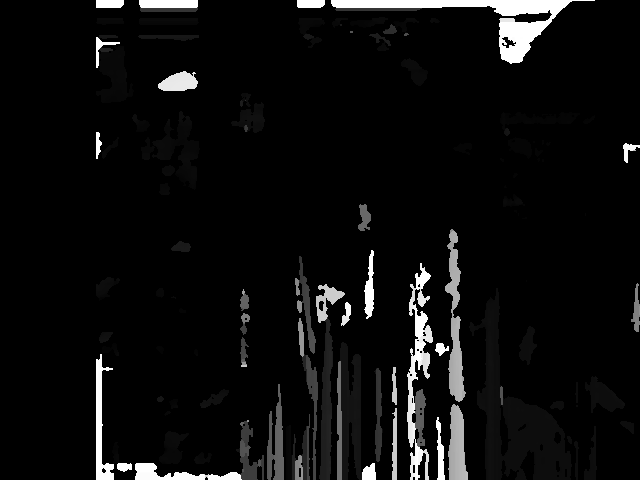
#> input picture disparity_test2.png, 640 x 480 px
$ python kmeans_depth.py
#> lines starting #> are read from the running program, lines starting #| are printed output that depends on the picture
import cv2
import numpy as np

# Load disparity image
img = cv2.imread("disparity_test2.png", cv2.IMREAD_GRAYSCALE)
#> img is the input picture: shape (480, 640); min 0, max 255, mean 13.5

# Convert to float
Z = img.reshape((-1,1))
Z = np.float32(Z)

# K-means parameters
K = 3
criteria = (cv2.TERM_CRITERIA_EPS + cv2.TERM_CRITERIA_MAX_ITER, 10, 1.0)

# Apply K-means
_, label, center = cv2.kmeans(Z, K, None, criteria, 10, cv2.KMEANS_RANDOM_CENTERS)
#> center = [1.1, 233.1, 84.96]

# Convert back to image
center = np.uint8(center)
#> center = [1, 233, 84]
res = center[label.flatten()]
result = res.reshape((img.shape))
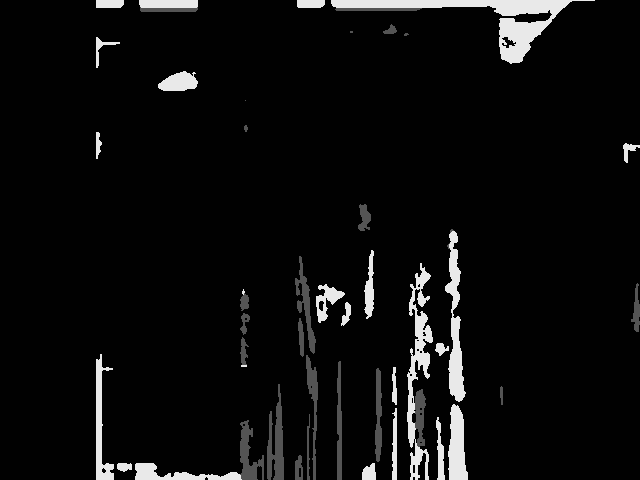
#> result: shape (480, 640); min 1, max 233, mean 13.4

# Save result
cv2.imwrite("kmeans_depth_k3.png", result)

print("K-means clustering done!")

$ run again, with comparison_test.png copied over disparity_test2.png
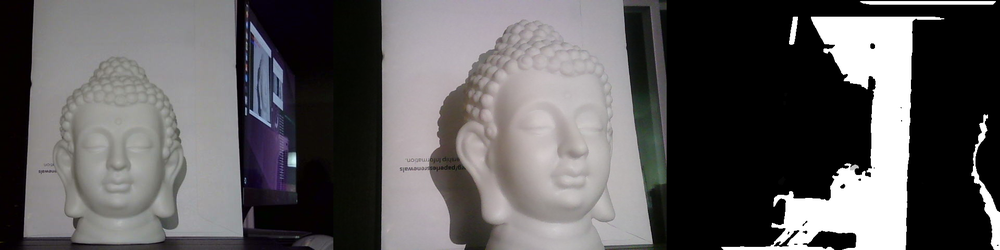
#> input picture comparison_test.png, 1000 x 250 px, shrunk from 1920 x 480 before the run
#> `_, label, center = cv2.kmeans(Z, K, None, criteria, 10, cv2.KMEANS_RAN..`: center = [10.06, 153, 253.9]
#> `center = np.uint8(center)`: center = [10, 152, 253]
#> `result = res.reshape((img.shape))`:
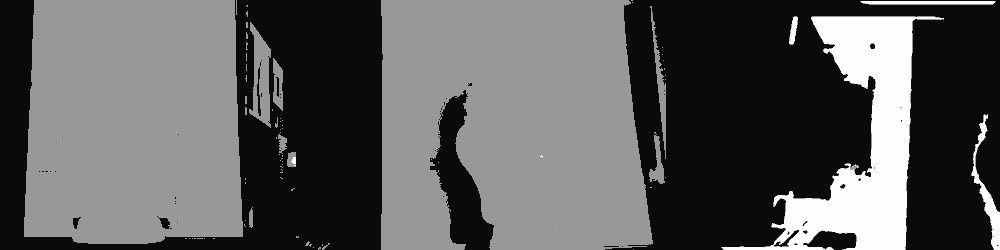
#> result: shape (250, 1000); min 10, max 253, mean 91.7
